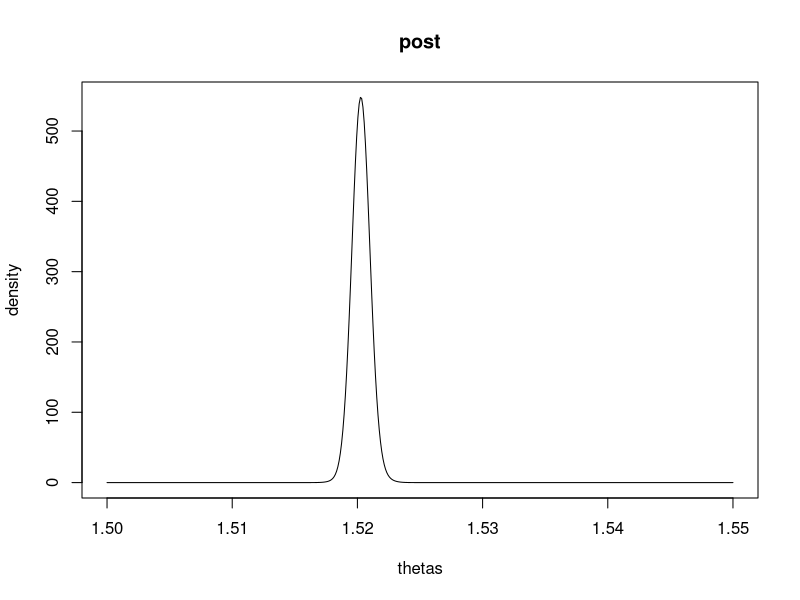

Generate this figure with R:
options(digits=6)
## 2a)
norm.mix <- function(thetas, mus, sigmas, weights){
  weights[1]*dnorm(thetas, mus[1], sigmas[1]) + weights[2]*dnorm(thetas, mus[2], sigmas[2])+weights[3]*dnorm(thetas, mus[3], sigmas[3])
  
}
sample.norm.mix <- function(mus, sigmas, weights){ ##mixture of normal so easy to sample from!
  p = runif(1, 0, 1)
  if(p <= weights[1]){
    return(rnorm(1, mus[1], sigmas[1]))
  }
  else if(p >= weights[1] & p <= weights[1]+weights[2]){
    return(rnorm(1, mus[2], sigmas[2]))
  }
  else{
    return(rnorm(1, mus[3], sigmas[3]))
  }
}

weights = c(0.33, 0.57, 0.10)
mus = c(1.5163, 1.5197, 1.5203) 
sigmas = c(0.001, 0.001, 0.005)
thetas = seq(1.5, 1.55, length = 500)

#par(mfrow = c(1,4))
#plot(thetas, norm.mix(thetas, mus, sigmas, weights), type="l", main="prior", ylab="density")

## 2b)
x = seq(1.5, 1.55, length = 500)
#plot(x, norm.mix(x, mus, sqrt(sigmas^2+0.001^2), weights), type="l", ylab="density", main="prior pred")

## 2c)
x = 1.52083
mus.new = (x*1/0.001^2+mus*1/sigmas^2)/(1/0.001^2+1/sigmas^2)
sigmas.new = sqrt(1/(1/0.001^2+1/sigmas^2))
weights.new = weights*dnorm(x, mus, sqrt(sigmas^2+0.001^2))/sum(weights*dnorm(x, mus, sqrt(sigmas^2+0.001^2)))

plot(thetas, norm.mix(thetas, mus.new, sigmas.new, weights.new), type="l", ylab="density", main = "post")
sample = replicate(10000, sample.norm.mix(mus.new, sigmas.new, weights.new))
ci = quantile(sample, probs = c(0.025, 0.975))

## 2d)
mus.new.new = mus+sigmas^2/(sigmas^2+0.001^2)*(x-mus)
sigmas.new.new = sqrt(((sigmas^2+0.001^2)^2-sigmas^4)/(sigmas^2+0.001^2))
weights.new.new = weights.new
y = seq(1.5, 1.55, length = 500)
#plot(y, norm.mix(y, mus.new.new, sigmas.new.new, weights.new.new), type="l", ylab="density", main = "post pred")

## 2e)
LR <- function(xs, xc){
  mus.LR = mus+sigmas^2/(sigmas^2+0.001^2)*(xc-mus)
  sigmas.LR = sqrt(((sigmas^2+0.001^2)^2-sigmas^4)/(sigmas^2+0.001^2))
  weights.LR = weights.new
  
  norm.mix(xs, mus.LR, sigmas.LR, weights.LR)/norm.mix(xs, mus, sqrt(sigmas^2+0.001^2), weights)}

xs = 1.52083
xc = seq(1.5, 1.55, length = 500)
#plot(xc, sapply(xc, function(x) LR(xs, x)), type="l", ylab="", main = "LR")
